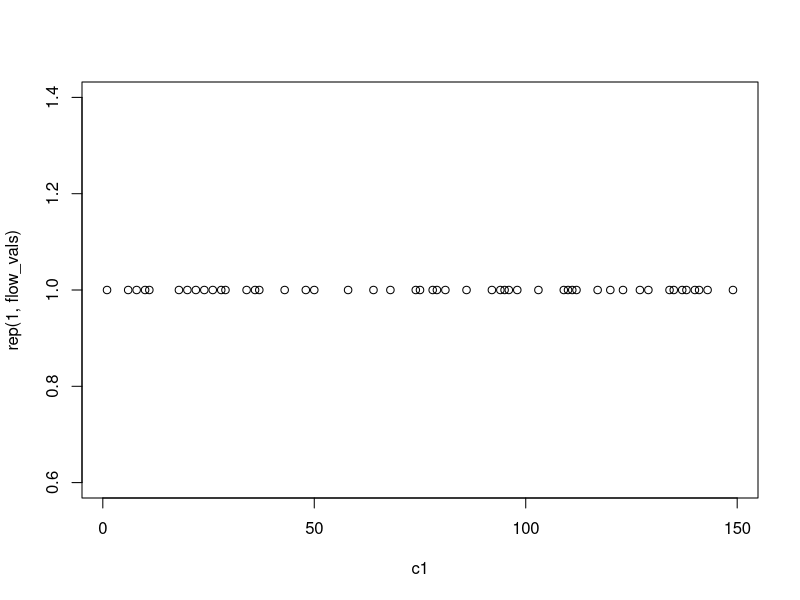
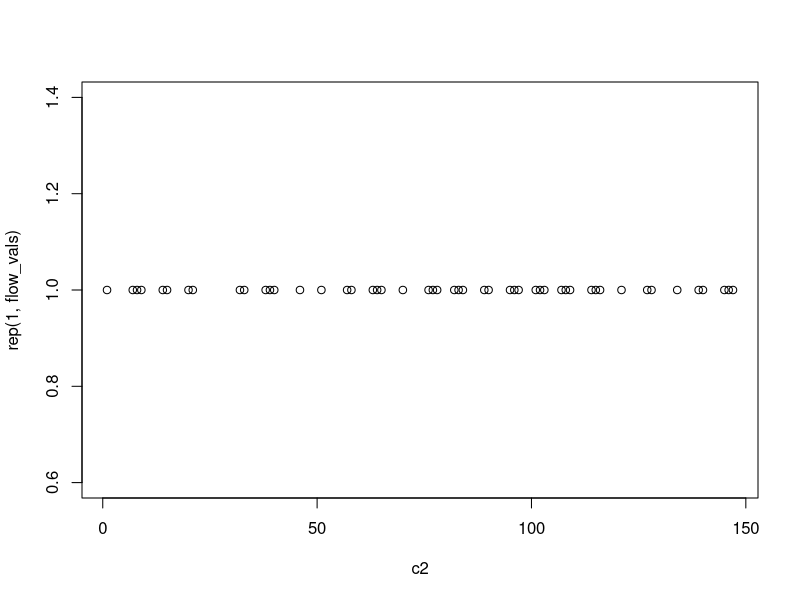
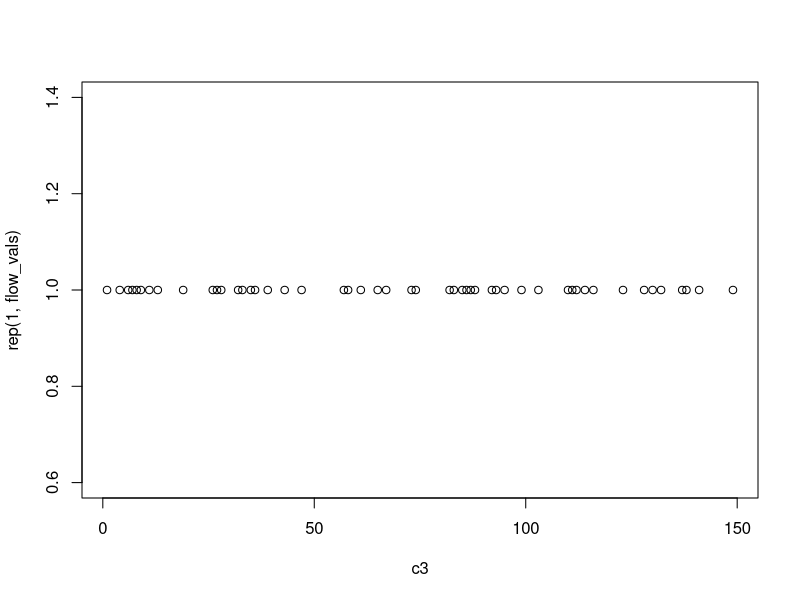
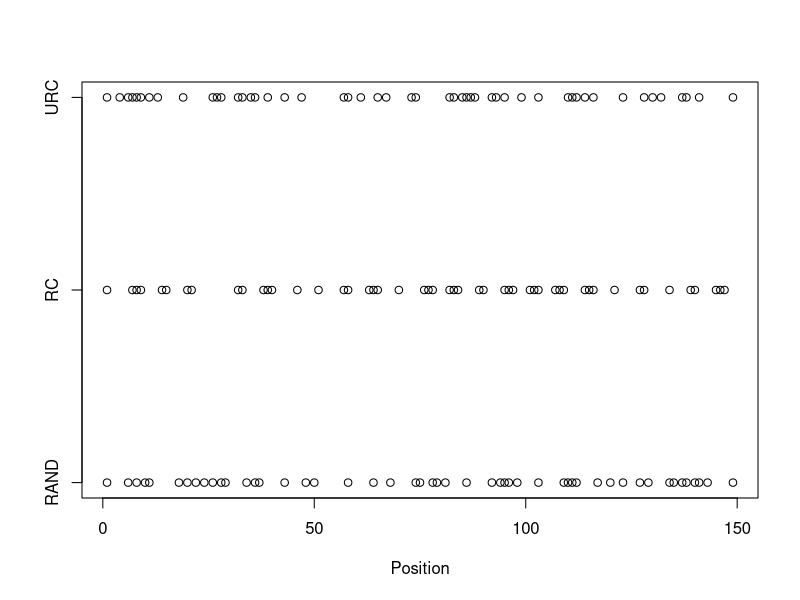
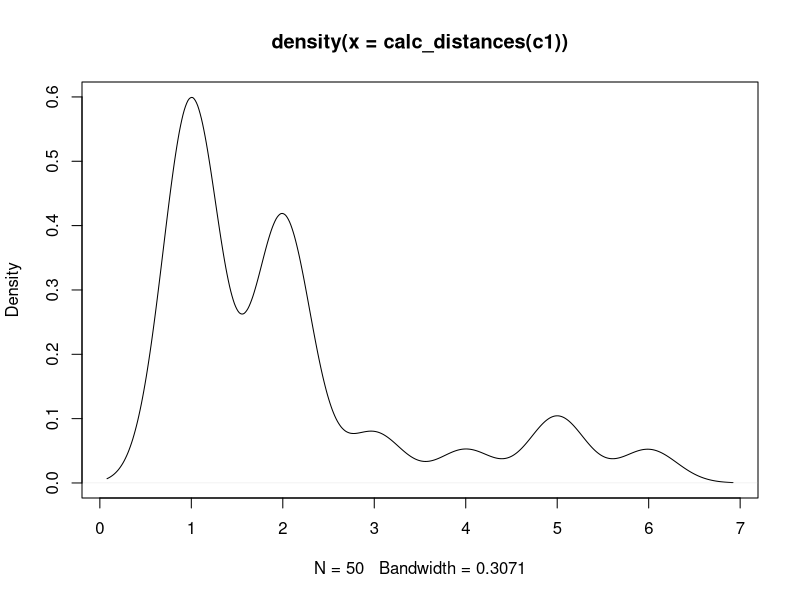

The R source for these figures, in order:
flow_length <- 150
flow_vals <- 50

#case 1 complete randomness
c1 <- sample(1L:flow_length, flow_vals)
plot(c1, y = rep(1, flow_vals))

#case 2 regular clusters
probs <- sin(1:flow_length)
probs[probs < 0] <- 0
c2 <- sample(1L:flow_length, flow_vals, prob = probs)
plot(c2, y = rep(1, flow_vals))

#case 3 unregular clusters - not sure if I implemented it correctly
probs <- sin(1:(4*flow_length))
probs[probs < 0] <- 0
c3 <- sample(1L:flow_length, flow_vals, prob = probs[sample(1L:(4*flow_length), 
                                                            flow_length)])
plot(c3, y = rep(1, flow_vals))

plot(x = c(c1, c2, c3), y = c(rep(1, flow_vals), rep(2, flow_vals), rep(3, flow_vals)), 
     xlab = "Position", ylab = "", yaxt = "n")
axis(2, c(1, 2, 3), labels = c("RAND", "RC", "URC"))

#positiona
dat <- matrix(c(sort(c1), sort(c2), sort(c3)), ncol = 3)
colnames(dat) <- c("RAND", "RC", "URC")


calc_distances <- function(x) {
  x <- sort(x)
  #1--2 elements
  c(abs(x[1] - x[2]),
    #elements in middle
    sapply(2L:(length(x) - 1), function (i)
      min(abs(c(x[i] - x[i - 1], x[i] - x[i + 1])))),
    #n-1--n element
    abs(x[length(x)] - x[length(x) - 1]))
}

#cumulative distribution function of distance
plot(density(calc_distances(c1)))
#mean nearest neighbour distance
mean(calc_distances(c1))
